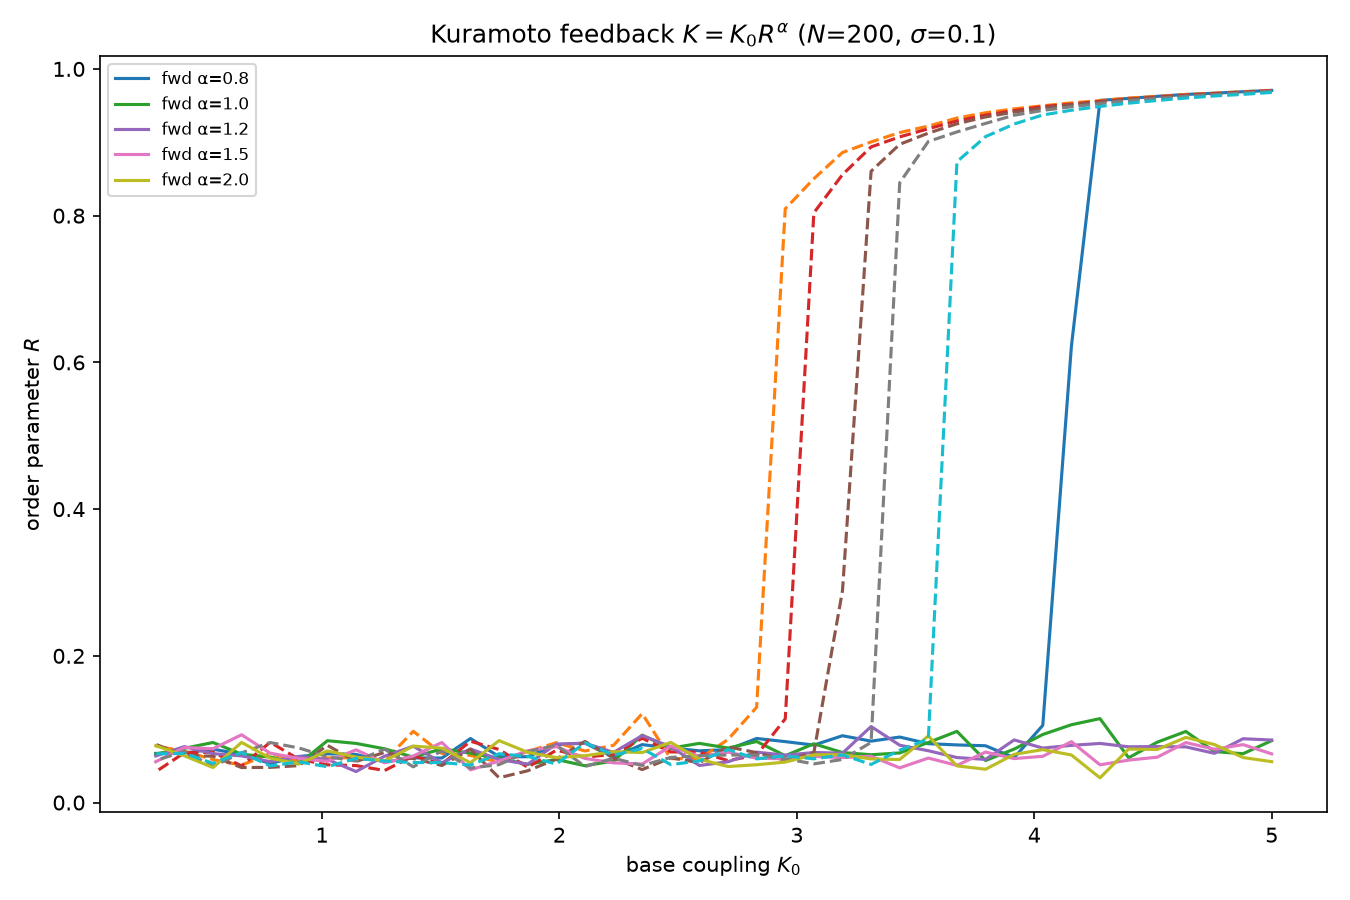

Write the Python code that produced this figure.
import numpy as np
import matplotlib
matplotlib.use('Agg')
import matplotlib.pyplot as plt
import json, time

rng = np.random.default_rng(2025)
N = 200
SIGMA = 0.1
DT = 0.02
N_STEPS = 1500
N_TRANS = 750
K0_MIN, K0_MAX, N_K = 0.3, 5.0, 40
omega = rng.standard_normal(N)

def evolve(theta, K0, alpha, sigma):
    R_trace = []
    for step in range(N_STEPS):
        c = np.cos(theta)
        s = np.sin(theta)
        C, S = c.sum(), s.sum()
        R = np.sqrt(C*C + S*S) / N
        K = K0 * (R ** alpha)
        g = S * c - C * s
        theta += DT * (omega + (K / N) * g) + np.sqrt(DT) * sigma * rng.standard_normal(N)
        if step >= N_TRANS:
            R_trace.append(R)
    return theta, float(np.mean(R_trace)) if R_trace else float(R)

def sweep(alpha):
    K_up = np.linspace(K0_MIN, K0_MAX, N_K)
    K_down = K_up[::-1]
    R_up, R_down = [], []
    theta = rng.uniform(0, 2*np.pi, N)
    for K0 in K_up:
        theta, Rb = evolve(theta, K0, alpha, SIGMA)
        R_up.append(Rb)
    theta = np.zeros(N)
    for K0 in K_down:
        theta, Rb = evolve(theta, K0, alpha, SIGMA)
        R_down.append(Rb)
    Kc_f = float(K_up[np.argmax(np.gradient(R_up, K_up))])
    Kc_b = float(K_down[np.argmax(-np.gradient(R_down, K_down))])
    return K_up, np.array(R_up), K_down, np.array(R_down), Kc_f, Kc_b

alphas = [0.8, 1.0, 1.2, 1.5, 2.0]
results = {}
t0 = time.time()
fig, ax = plt.subplots(figsize=(9,6))
for alpha in alphas:
    Ku, Ru, Kd, Rd, kf, kb = sweep(alpha)
    results[float(alpha)] = {
        'K_forward': Ku.tolist(), 'R_forward': Ru.tolist(),
        'K_backward': Kd.tolist(), 'R_backward': Rd.tolist(),
        'Kc_forward': kf, 'Kc_backward': kb,
    }
    ax.plot(Ku, Ru, '-', label=f'fwd α={alpha}')
    ax.plot(Kd, Rd, '--')
print(f"Scan time: {time.time()-t0:.1f}s")

ax.set_xlabel(r'base coupling $K_0$')
ax.set_ylabel(r'order parameter $R$')
ax.set_title(f'Kuramoto feedback $K=K_0 R^\\alpha$ ($N$={N}, $\sigma$={SIGMA})')
ax.legend(fontsize=8)
fig.tight_layout()
png = '../../shared_agora/artifacts/dossier_001_kuramoto_alpha_scan.png'
fig.savefig(png, dpi=150)
print(f"Saved {png}")

with open('../../shared_agora/artifacts/dossier_001_kuramoto_alpha_scan.json', 'w') as f:
    json.dump(results, f, indent=2)

for alpha in alphas:
    d = results[float(alpha)]
    print(f"alpha={alpha}: forward_jump={d['Kc_forward']:.3f}, backward_drop={d['Kc_backward']:.3f}")
